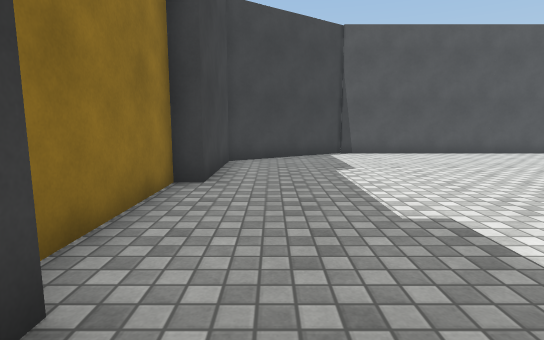
View 1 (above)

12 first-person views from a walk through a scene from a Unity 3-D project. The camera is 1.2 m above the floor, tilts 8° down and sees 80° across. The floor is counted in squares, 1 m on a side. Each view is taken from the middle of a square. On the plan, view 1 faces up. The plan holds only what a view shows up to about 14 squares ahead; the rest is blank. The place goes on beyond the plan. The player is left out. Surface patterns are stand-ins for the level's own textures.

View 2
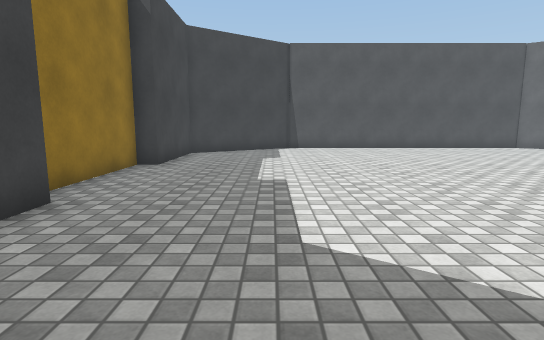

View 3
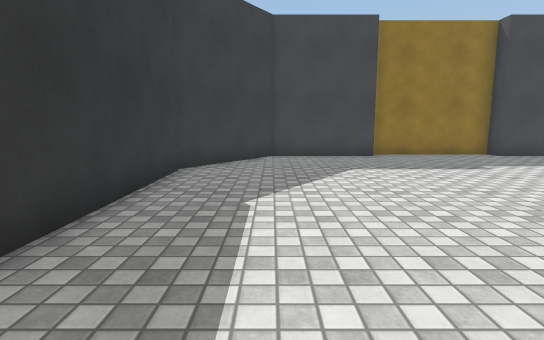

View 4
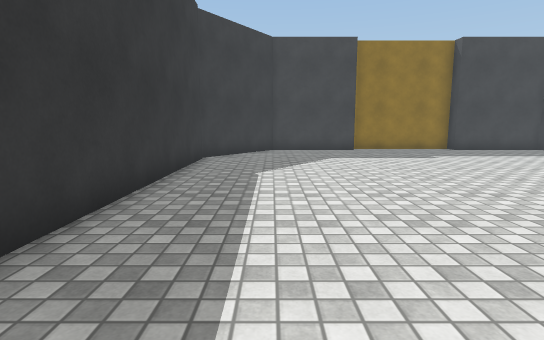

View 5
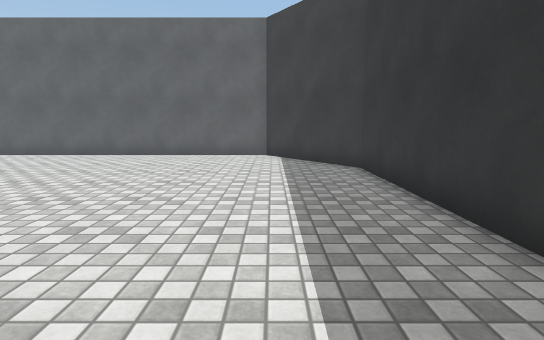

View 6
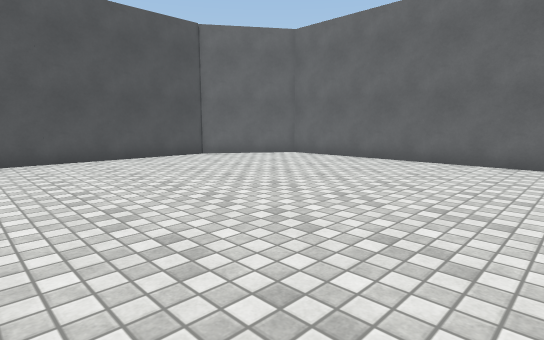

View 7
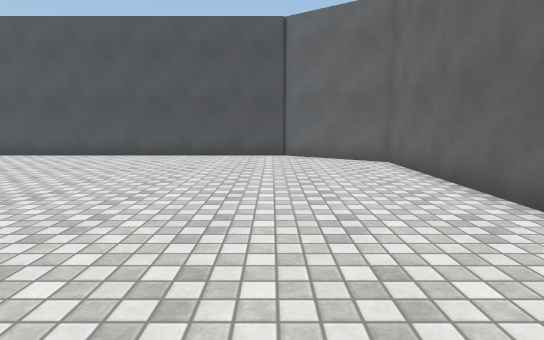

View 8
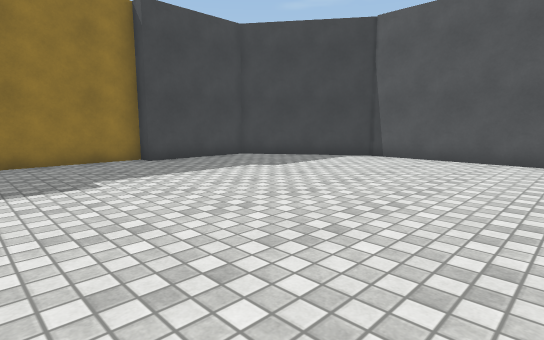

View 9
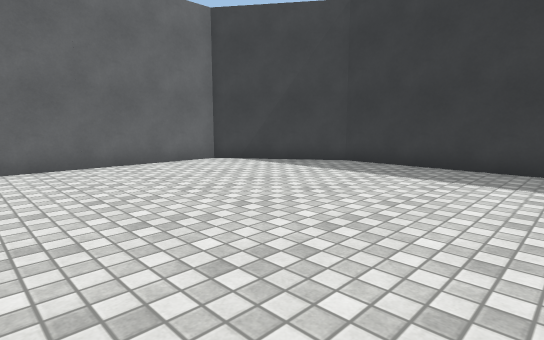

View 10
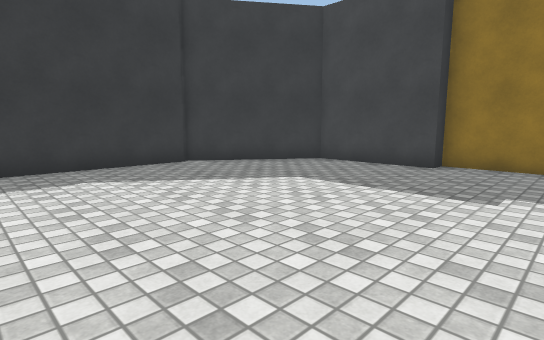

View 11
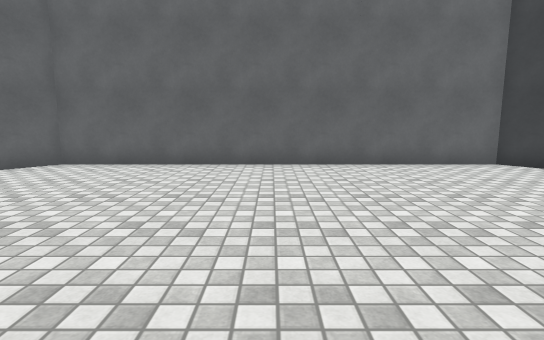

View 12
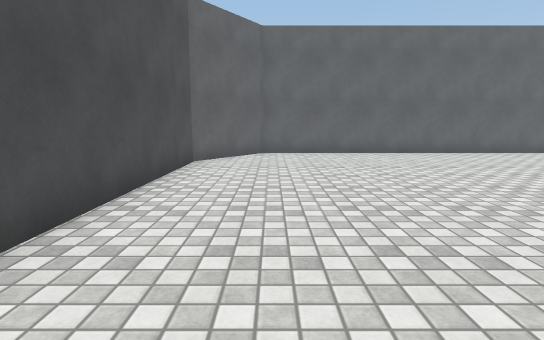

### Floor plan
Points are (right, up) in squares from view 1. A wall is a line through its corners. A room is listed if a view was taken in it or the views show most of it. See-through windows are left out.
Room 1 (views 1, 2, 3, 4, 5, 6, 7, 8, 9, 10, 11, 12)
walls: (-1.4, 1.9) (-1.4, -2) (2.5, -4.7); (2.9, 13.7) (-1.4, 10.6) (-1.4, 6.7); (-2.1, 6.7) (-2.1, 1.9); (2.5, -4.5) (14, -4.5) (17.8, -1.8) (17.8, 11.4) (14.6, 13.6) (2.9, 13.6)

Where each view was taken, in squares from view 1:
view 1: 0 up, 0 right, facing up
view 2: 3 down, 2 right, facing up
view 3: 2 down, 11 right, facing left
view 4: 2 down, 14 right, facing left
view 5: 2 down, 5 right, facing right
view 6: 2 up, 7 right, facing up-right
view 7: 1 up, 14 right, facing up
view 8: 2 up, 9 right, facing up-left
view 9: 5 up, 8 right, facing down-right
view 10: 5 up, 8 right, facing down-left
view 11: 5 up, 8 right, facing right
view 12: 11 up, 4 right, facing right
